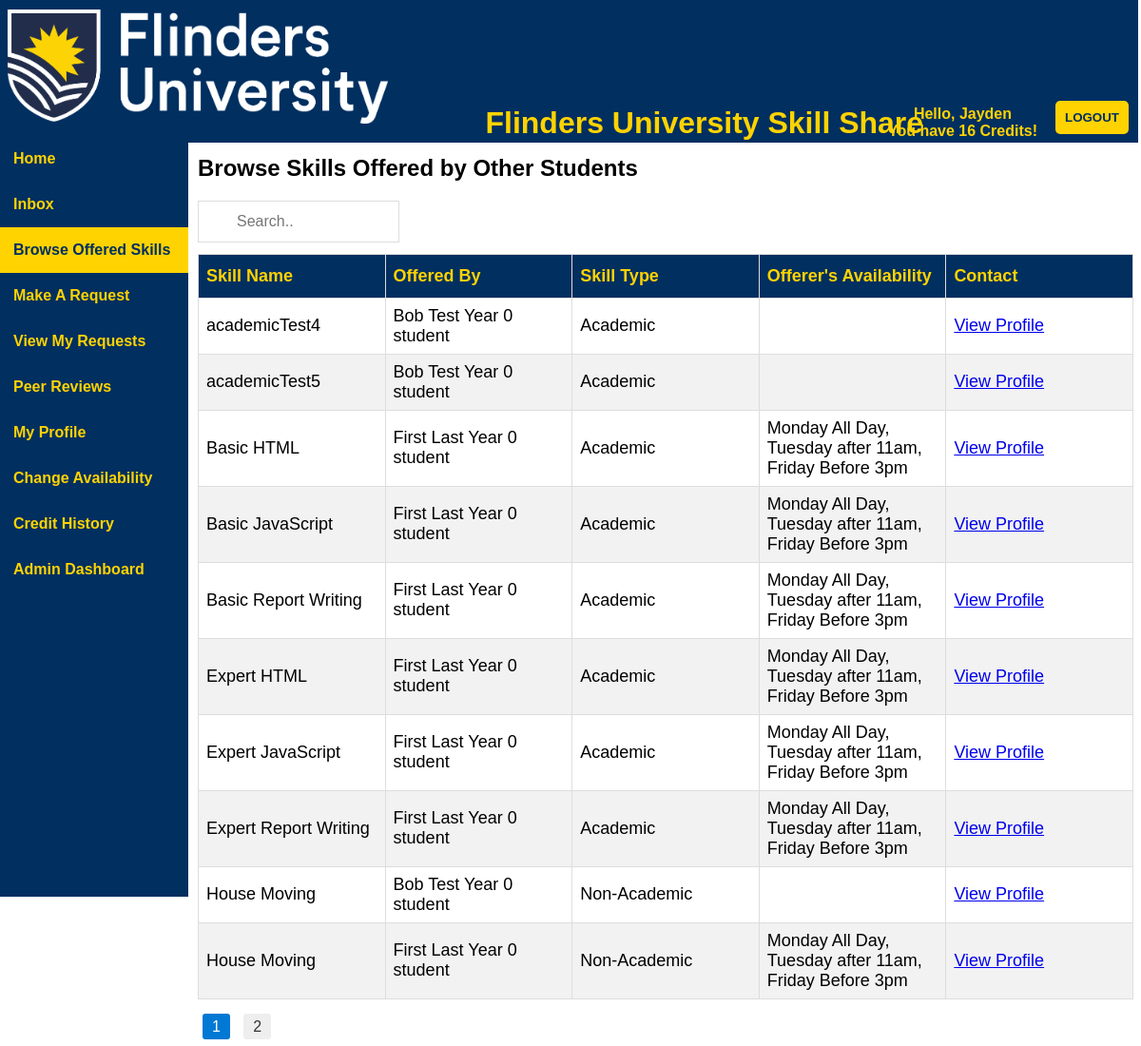
The app's page /Webpages/browsePage.php (signed in) with its own data.
### tables this page shows
CREATE TABLE `userdata`
(
    `id`             int(11) PRIMARY KEY AUTO_INCREMENT,
    `email`          varchar(45)          NOT NULL,
    `firstName`      varchar(80)          NOT NULL,
    `lastName`       varchar(80)          NOT NULL,
    `password`       varchar(255)         NOT NULL,
    `imageName`      varchar(255)         NOT NULL DEFAULT 'default-avatar.jpg',
    `imagePath`      varchar(255)         NOT NULL DEFAULT '../userProfilePictures/default-avatar.jpg',
    `academicYear`   tinyint(3)           NOT NULL DEFAULT 1,
    `credits`        smallint(4) UNSIGNED NOT NULL DEFAULT 10,
    `college`        varchar(60)          NOT NULL DEFAULT '',
    `bio`            varchar(255)         NOT NULL DEFAULT '',
    `availability`   varchar(255)                  DEFAULT NULL,
    `last_active`    date                          DEFAULT '2025-01-01',
    `Suspended`      tinyint(1)           NOT NULL DEFAULT 0,
    `suspendedUntil` date                          DEFAULT NULL,
    `Deleted`        tinyint(1)           NOT NULL DEFAULT 0,
    `admin`          tinyint(1)           NOT NULL DEFAULT 0
) AUTO_INCREMENT = 9;

CREATE TABLE `skills`
(
    `skillName` varchar(60) PRIMARY KEY,
    `academic`  tinyint(1)                 NOT NULL,
    `status`    enum ('active','inactive') NOT NULL
);

### src/Webpages/browsePage.php (the view, shortened to what this page needs)
<?php
$id = $_SESSION['id'];
include '../inc/dbconn.inc.php';
$getloggedFirstNamestmt = $conn->prepare('SELECT firstName FROM userdata WHERE id=?');
$getloggedFirstNamestmt->bind_param('i', $id);
$getloggedFirstNamestmt->execute();
$loggedFirstName = $getloggedFirstNamestmt->get_result()->fetch_assoc()['firstName'];
$getUserCreditStmt = $conn->prepare('SELECT credits FROM userdata WHERE id=?');
$getUserCreditStmt->bind_param('i', $id);
$getUserCreditStmt->execute();
$loggedUserCredits = $getUserCreditStmt->get_result()->fetch_assoc()['credits'];
$getUserAdminStmt = $conn->prepare('SELECT admin FROM userdata WHERE id=?');
$getUserAdminStmt->bind_param('i', $id);
$getUserAdminStmt->execute();
$getUserAdmin = $getUserAdminStmt->get_result();
  if ($row = $getUserAdmin->fetch_assoc()) {
    $getUserAdmin = $row['admin'];
  }
?>
<!DOCTYPE html>
<html lang="en-AU">
<head>
  <link rel="stylesheet" href="browsePage.css">
</head>
<body>
  <div id="topBanner">
    <div id="flindersLogo">
      <img id="imgLogo" src="./images/Logo_Flinders_white.png" alt="Logo for Flinders University" id="flindersLogo">
    </div>
    <div id="title">
      <header>
        <h1>Flinders University Skill Share</h1>
      </header>
    </div>
    <div id="UserDetails">
      <h4> <a id="profileLink" href="./studentProfile.php">
          <?php echo "Hello, " . $loggedFirstName . "<br>" . "You have " . $loggedUserCredits . " Credits!" ?> </a></h4>
    </div>
    <div id="logoutButton">
      <input id="logButton" class="button" type="button" onclick="location.href='./loginPages/logout.php';"
        value="Logout" />
    </div>
  </div>
<div id="sideBar">
    <ul class="sidebar">
            <li> <a href="./student-homepage.php">Home</a> </li>
            <li> <a href="./inbox.php"> Inbox</a> </li>
            <li> <a class="active" href="./browsePage.php"> Browse Offered Skills</a> </li>
            <li> <a href="./requests.php"> Make A Request</a> </li>
            <li> <a href="./myRequests.php">View My Requests</a> </li>
            <li> <a href="./PeerFeedback.php">Peer Reviews</a> </li>
            <li> <a href="./studentProfile.php">My Profile</a> </li>
            <li> <a href="./changeAvailability.php">Change Availability</a> </li>
            <li> <a href="./creditHistory.php">Credit History</a> </li>
            <?php if ($getUserAdmin == 1) echo '<li> <a href="./admin-pages/admin-dashboard.html">Admin Dashboard</a> </li>' ?>
    </ul>
  </div>
  <main>
    <h2>Browse Skills Offered by Other Students</h2>
    <input type="text" id="searchInput" placeholder="Search..">
    <table id="skillsTable">
      <tr>
        <th>Skill Name</th>
        <th>Offered By</th>
        <th>Skill Type</th>
        <th>Offerer's Availability </th>
        <th>Contact</th>
      </tr>
      <tbody id="skillsTableBody">
      <?php
        $rowsPerPage = 10;
        $page = isset($_GET['page']) && is_numeric($_GET['page']) ? intval($_GET['page']) : 1;
        $offset = ($page - 1) * $rowsPerPage;
      $countStmt = $conn->prepare('
            SELECT COUNT(*) as total FROM skills
            JOIN userskills ON skills.skillName = userskills.skillName
            JOIN userdata ON userskills.id = userdata.id WHERE userdata.id != ?
    ');
      $countStmt->bind_param('i', $id);
      $countStmt->execute();
      $totalResult = $countStmt->get_result();
      $totalRows = $totalResult->fetch_assoc()['total'];
      $totalPages = ceil($totalRows / $rowsPerPage);
      $getSkillsStmt = $conn->prepare('
    SELECT userdata.academicYear, userdata.firstName, userdata.availability, userdata.lastName, skills.skillName, skills.academic, userdata.id
    FROM skills
    JOIN userskills ON skills.skillName = userskills.skillName
    JOIN userdata ON userskills.id = userdata.id
    WHERE userdata.id != ?
    ORDER BY skills.skillName ASC
    LIMIT ? OFFSET ?
    ');
      $getSkillsStmt->bind_param('iii', $id, $rowsPerPage, $offset);
      $getSkillsStmt->execute();
      $skillsResult = $getSkillsStmt->get_result();
          if (!isset($_GET['search'])) {
      while ($skill = $skillsResult->fetch_assoc()) {
        echo '<tr>';
        echo '<td>' . htmlspecialchars($skill['skillName']) . '</td>';
        echo '<td>' . htmlspecialchars($skill['firstName'] . ' ' . $skill['lastName']) . ' Year ' . $skill['academicYear'] . ' student' . '</td>';
        if ($skill['academic'] == '1') {
          echo '<td>' . 'Academic' . '</td>';
        } else {
          echo '<td>' . 'Non-Academic' . '</td>';
        }
        echo '<td>' . $skill['availability'] . '</td>';
        echo '<td><a href="./studentProfile.php?id=' . $skill['id'] . '">View Profile</a></td>';
        echo '</tr>';
      }
      }
      ?>
    </tbody>
    </table>
<?php if ($totalPages > 1 && (empty($_GET['search']) || !isset($_GET['search']))): ?>
  <div class="pagination">
    <?php for ($p = 1; $p <= $totalPages; $p++): ?>
      <a href="?page=<?php echo $p; ?>"<?php if ($p == $page) echo ' class="active"'; ?>><?php echo $p; ?></a>
    <?php endfor; ?>
  </div>
<?php endif; ?>
  </main>

### src/Webpages/browsePage.css (style rules this page uses)
body { font-family: Helvetica, Arial, sans-serif; }
#topBanner { background-color: #002F60; color: #000000; padding: 10px 5px 10px 10px; text-align: center; align-items: center; justify-content: left; display: block; margin-top: -15px; margin-left: -10px; width: 100%; height: 100vh; max-height: 130px; position: sticky; top: 0; }
#flindersLogo { display: block; float: left; }
#imgLogo { height: 120px; width: 400px; }
#title { width: 90%; text-align: center; color: #ffD300; padding-top: 80px; }
#UserDetails { position: absolute; top: 90px; right: 106px; color: #ffD300; }
#logoutButton { position: absolute; right: 10px; top: 106px; align-items: center; }
#logButton { background-color: #ffD300; padding: 10px 10px; font-weight: bold; text-transform: uppercase; color: #002F60; border: none; border-radius: 5px; cursor: pointer; }
.sidebar { list-style-type: none; margin-left: -10px; margin-top: -0px; padding: 0; width: 200px; background-color: #002F60; height: 100vh; position: fixed; overflow: auto; }
.sidebar a { display: block; color: #ffD300; padding: 15px 16px; text-decoration: none; font-weight: bold; }
.sidebar .active { background-color: #ffD300; color: #002F60; }
main { margin-left: 200px; }
#profileLink { color: #ffD300; text-decoration: none; }
.button { padding: 10px 25px; font-weight: bold; text-transform: uppercase; color: #ffD300; border: none; border-radius: 5px; background-color: #002F60; cursor: pointer; }
table { border-collapse: collapse; width: 100%; }
td, th { border: 1px solid #ddd; padding: 8px; overflow-wrap: break-word; word-break: keep-all; max-width: 50px; }
tr:nth-child(even) { background-color: #f2f2f2; }
th { padding-top: 12px; padding-bottom: 12px; text-align: left; background-color: #002F60; color: #ffD300; }
#searchInput { background-image: url('/css/searchicon.png'); background-position: 10px 12px; background-repeat: no-repeat; width: 100%; font-size: 16px; padding: 12px 20px 12px 40px; border: 1px solid #ddd; margin-bottom: 12px; }
#skillsTable { border-collapse: collapse; width: 100%; border: 1px solid #ddd; font-size: 18px; }
#searchInput { width: 150px; }
.pagination { margin-top: 20px; }
.pagination a { margin: 0 5px; padding: 5px 10px; background: #eee; text-decoration: none; border-radius: 3px; color: #333; }
.pagination a.active { background: #0078d4; color: #fff; }

### records on screen
userdata: firstName "Jayden", credits "16"
skills: skillName "academicTest4", userdata.firstName+lastName "Bob Test", userdata.academicYear "0", academic "Academic"
skills: skillName "academicTest5", userdata.firstName+lastName "Bob Test", userdata.academicYear "0", academic "Academic"
skills: skillName "Basic HTML", userdata.firstName+lastName "First Last", userdata.academicYear "0", academic "Academic", userdata.availability "Monday All Day, Tuesday after 11am, Friday Before 3pm"
skills: skillName "Basic JavaScript", userdata.firstName+lastName "First Last", userdata.academicYear "0", academic "Academic", userdata.availability "Monday All Day, Tuesday after 11am, Friday Before 3pm"
skills: skillName "Basic Report Writing", userdata.firstName+lastName "First Last", userdata.academicYear "0", academic "Academic", userdata.availability "Monday All Day, Tuesday after 11am, Friday Before 3pm"
skills: skillName "Expert HTML", userdata.firstName+lastName "First Last", userdata.academicYear "0", academic "Academic", userdata.availability "Monday All Day, Tuesday after 11am, Friday Before 3pm"
skills: skillName "Expert JavaScript", userdata.firstName+lastName "First Last", userdata.academicYear "0", academic "Academic", userdata.availability "Monday All Day, Tuesday after 11am, Friday Before 3pm"
skills: skillName "Expert Report Writing", userdata.firstName+lastName "First Last", userdata.academicYear "0", academic "Academic", userdata.availability "Monday All Day, Tuesday after 11am, Friday Before 3pm"
skills: skillName "House Moving", userdata.firstName+lastName "Bob Test", userdata.academicYear "0", academic "Non-Academic", userdata.firstName+lastName "First Last", userdata.availability "Monday All Day, Tuesday after 11am, Friday Before 3pm"
